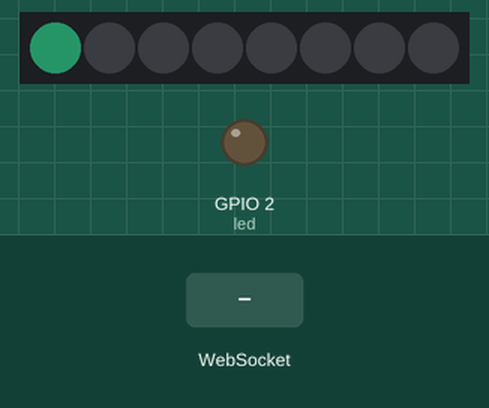
Bench run of a sketch on a simulated ESP32. Parts: 8 RGB LEDs in strip order, left to right, output pins drawn as LEDs (lit = HIGH). The inputs (shaded band) are chosen by the test bench. Dim RGB values are drawn brighter than linear; WiFi joins after 1.5 s; servers stay silent unless stated; what the sketch prints to the serial monitor is not drawn.

Above: at 2.7 s.
2.8 s: WebSocket text "," received
At 3.8 s:
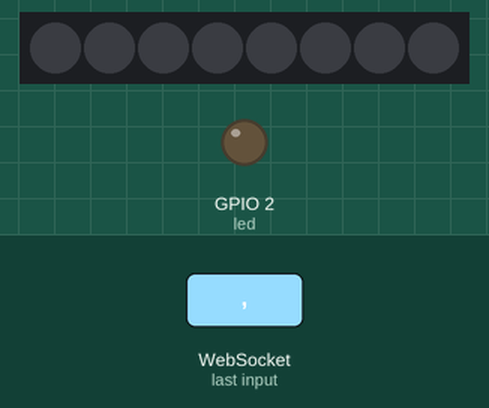
Timing chart, 0 to 5.8 s (numbered marks = the images above; inputs shaded):
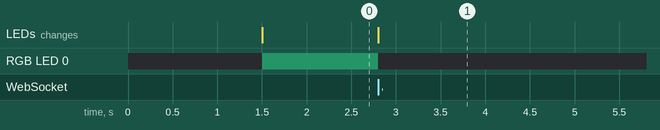

Measured:
- after the input at 2.8 s, RGB LED 0: RGB(5, 20, 14) → off at once; the LEDs: change at once (image 1)

The sketch:

TwitchAPI.ino
```cpp
#include <WiFi.h>
#include <WebSocketsClient.h>
#include <ArduinoJson.h>
#include <string>
#include "FastLED.h"

// Initialize network parameters
const char ssid[] = "syrfhm";
const char password[] = "Me031097";
const int led = 2;

#define NUM_LEDS 8
#define DATA_PIN 13

CRGB leds[NUM_LEDS];

// Declare websocket client class variable
WebSocketsClient webSocket;

// Parameters for Twitch channel
const char twitch_oauth_token[] = "oauth:is0tlm2c1bsjuuqw5bw03bx57pnm35";
const char twitch_nick[] = "asyraf9797";
const char twitch_channel[] = "#asyraf9797";

void setup() {
  // Connect to WiFi
  pinMode(led, OUTPUT);
  WiFi.begin(ssid, password);
  Serial.begin(115200);
  while (WiFi.status() != WL_CONNECTED) {
    Serial.print(".");
    delay(500);
  }
  Serial.println();
  Serial.print("IP Address: "); Serial.println(WiFi.localIP());

  FastLED.addLeds<NEOPIXEL, DATA_PIN>(leds, NUM_LEDS);
  FastLED.setBrightness(20);
  leds[0].r = 66;
  leds[0].g = 245;
  leds[0].b = 173;
  FastLED.show();

  // Server address, port, and URL path
  webSocket.begin("irc-ws.chat.twitch.tv", 80, "/");
  // Event handler
  webSocket.onEvent(webSocketEvent);
  // Try every 5000ms if connection has failed
  webSocket.setReconnectInterval(5000);
}

void webSocketEvent(WStype_t type, uint8_t * payload, size_t length) {
  switch (type) {
    // If the websocket connection is succesful, try to join the IRC server
    case WStype_CONNECTED:
      Serial.printf("[WSc] Connected to: %s\n", payload);
      webSocket.sendTXT("PASS " + String(twitch_oauth_token) + "\r\n");
      webSocket.sendTXT("NICK " + String(twitch_nick) + "\r\n");
      webSocket.sendTXT("JOIN " + String(twitch_channel) + "\r\n");
      break;

    // If we get a response, print it to Serial
    case WStype_TEXT: {
        String payload_str = String((char*) payload);
        //Serial.print(payload_str);
        receivedMessage(payload_str);
        break;
      }

    // Handle disconnecting from the websocket
    case WStype_DISCONNECTED:
      Serial.printf("[WSc] Disconnected!\n");
      webSocket.sendTXT("PART " + String(twitch_channel) + "\r\n");
      break;
  }
}

void receivedMessage(String payload_str) {

  int start_pos, end_pos;
  String message;

  //seperate #asyraf9797 from whole message
  end_pos = payload_str.length();
  start_pos = payload_str.indexOf('#');
  message = payload_str.substring(start_pos, end_pos);

  //seperate message from #asyraf9797
  end_pos = message.length();
  start_pos = message.indexOf(':');
  message = message.substring(start_pos + 1, end_pos - 2);

  setColorLED(message);

}

void setColorLED(String message) {

  //seperate RGB
  int val_start, val_end;
  String i, r, g, b;
  int i2, r2, g2, b2;
  int marker = 0;

  for (int index = 0; index < message.length(); index++) {
    if (message[index] == ',') {
      marker++;
    }

    if (marker == 0) {
      i += message[index];
    } else if (marker == 1) {
      r += message[index];
    } else if (marker == 2) {
      g += message[index];
    } else if (marker == 3) {
      b += message[index];
    }
  }

  marker = 0;

  i2 = i.toInt();
  Serial.println(i2);

  val_start = r.indexOf(',');
  val_end = r.length();
  r = r.substring(val_start + 1, val_end);
  r2 = r.toInt();
  Serial.println(r2);

  val_start = g.indexOf(',');
  val_end = g.length();
  g = g.substring(val_start + 1, val_end);
  g2 = g.toInt();
  Serial.println(g2);

  val_start = b.indexOf(',');
  val_end = b.length();
  b = b.substring(val_start + 1, val_end);
  b2 = b.toInt();
  Serial.println(b2);

  leds[i2].r = r2;
  leds[i2].g = g2;
  leds[i2].b = b2;
  FastLED.show();
}

void loop() {
  webSocket.loop();
}
```
